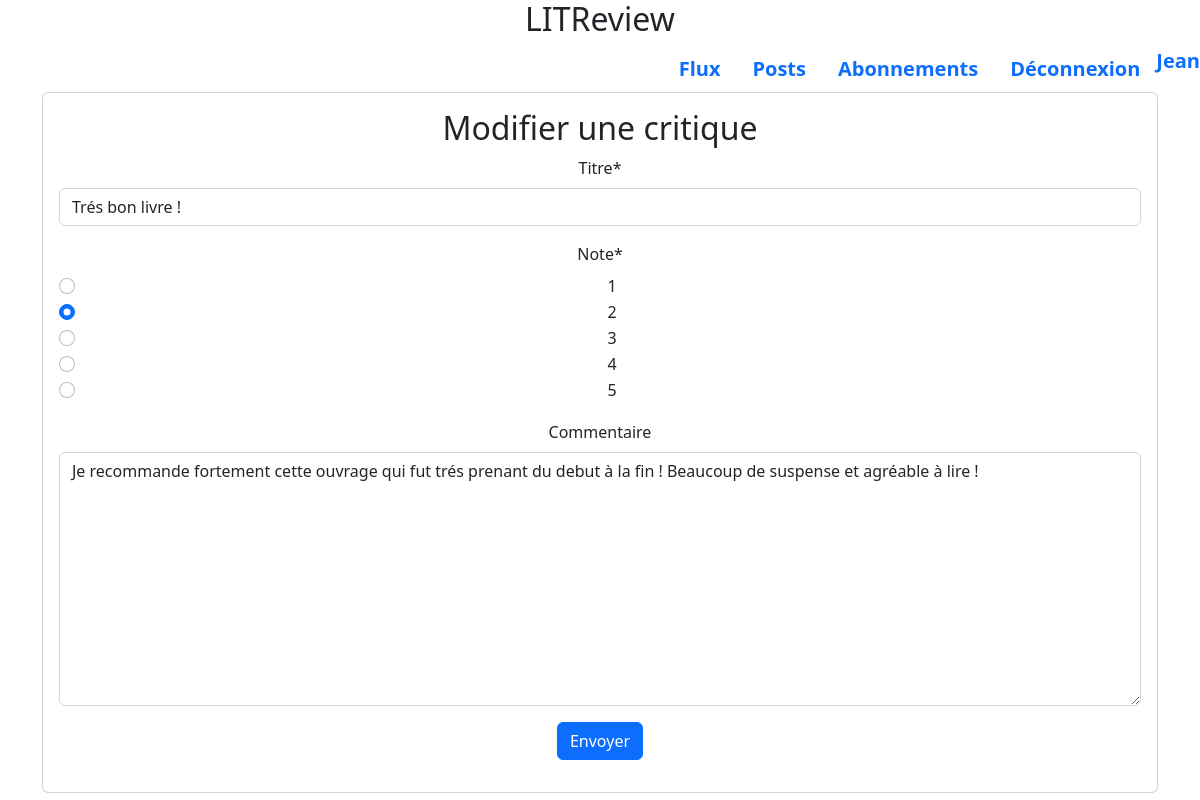
The page /edit_post/6/post/13 (signed in) on the database its author committed.
### authentification/models.py (models this page shows)
class User(AbstractUser):
    profile_photo = models.ImageField(verbose_name='Photo de profil')

### blog/models.py (models this page shows)
class Review(models.Model):
    ticket = models.ForeignKey(to=Ticket, on_delete=models.CASCADE)
    rating = models.PositiveSmallIntegerField(
        validators=[MinValueValidator(0), MaxValueValidator(5)])
    headline = models.CharField(max_length=128)
    body = models.CharField(max_length=8192, blank=True)
    user = models.ForeignKey(
        to=settings.AUTH_USER_MODEL, on_delete=models.CASCADE)
    time_created = models.DateTimeField(auto_now_add=True)

### blog/views/review.py (the view, shortened to what this page needs)
# urls.py: path('edit_post/<int:pk>/post/<int:id_post>', blog.views.edit_post, name='edit_post'),
@login_required
def edit_post(request, pk, id_post):
    post_to_modify = Review.objects.get(id=pk, user_id=request.user.id)
    tickets = Ticket.objects.get(id=id_post)
    if request.method == "GET":
        review_form = Critique_Form(instance=post_to_modify)
        return render(
            request=request,
            template_name="blog/edit_post.html",
            context={"review_form": review_form, "tickets": tickets})

### blog/forms.py (shortened to what this page needs)
class Critique_Form(ModelForm):
    class Meta:
        model = Review
        fields = [
            "headline",
            "rating",
            "body"
            ]
        widgets = {
            'headline': TextInput(attrs={
                "placeholder": "Titre",
                "class": "form-title"
            }),
            'body': Textarea(attrs={
                "placeholder": "Commentaire",
                "class": "form-desc",
            }),
            'rating': RadioSelect(attrs={
                "class": "form-check-inline rating_class",
            }, choices=[("1", 1), ("2", 2), ("3", 3), ("4", 4), ("5", 5)]),
        }
        labels = {"headline": "Titre", "body": "Commentaire", "rating": "Note"}

### templates/blog/edit_post.html (shortened to what this page needs)
{% extends 'blog/base.html' %}
{% load crispy_forms_tags %}
{% block content %}
<div class="card text-center">
    <div class="card-body">
        <h2 class="card-title">Modifier une critique</h2>
        <form action="" method="post" enctype="multipart/form-data">
            <div class="encadrement_post_critique">
                {{ review_form|crispy }}
            </div>
            <div class="button-container">
                <button type="submit" class="btn btn-primary">Envoyer</button>
            </div>
        </form>
    </div>
    {% endblock content %}

### templates/blog/base.html (shortened to what this page needs)
<!DOCTYPE html>
{% load static %}
<html lang="fr">
<head>
    <link href="https://cdn.jsdelivr.net/npm/bootstrap@5.2.3/dist/css/bootstrap.min.css" rel="stylesheet"
>
    <link rel="stylesheet" href="https://kit.fontawesome.com/b92704fbb5.css">
    <link rel="stylesheet" href="{% static 'review/base.css' %}">
</head>
<body>
<header>
    <h2>LITReview</h2>
    <ul class="nav justify-content-end navbase">
        <li class="nav-item">
            <a class="nav-link active" aria-current="page" href="{% url 'feed' %}">Flux</a>
        </li>
        <li class="nav-item">
            <a class="nav-link" href="{% url 'post' %}">Posts</a>
        </li>
        <li class="nav-item">
            <a class="nav-link" href="{% url 'abonnements' %}">Abonnements</a>
        </li>
        <li class="nav-item">
            <a class="nav-link" href="{% url 'logout' %}">Déconnexion</a>
        </li>
        <li class="nav-item">
            <a href="#">{{request.user}}</a>
        </li>
    </ul>
</header>
<div class="container">
    {% block content %}{% endblock content %}
</div>
</body>
</html>

### static/review/base.css (style rules this page uses)
h2 { display: flex; justify-content: center; }
.navbase { font-size: 20px; font-weight: bold; }
a { text-decoration: none; }

### rows shown on the page
User: user "Jean"
Review: headline "Trés bon livre !", rating "☐ 1 ☑ 2 ☐ 3 ☐ 4 ☐ 5", body "Je recommande fortement cette ouvrage qui fut trés prenant du debut à la fin ! Beaucoup de suspense et agréable à lire !"
